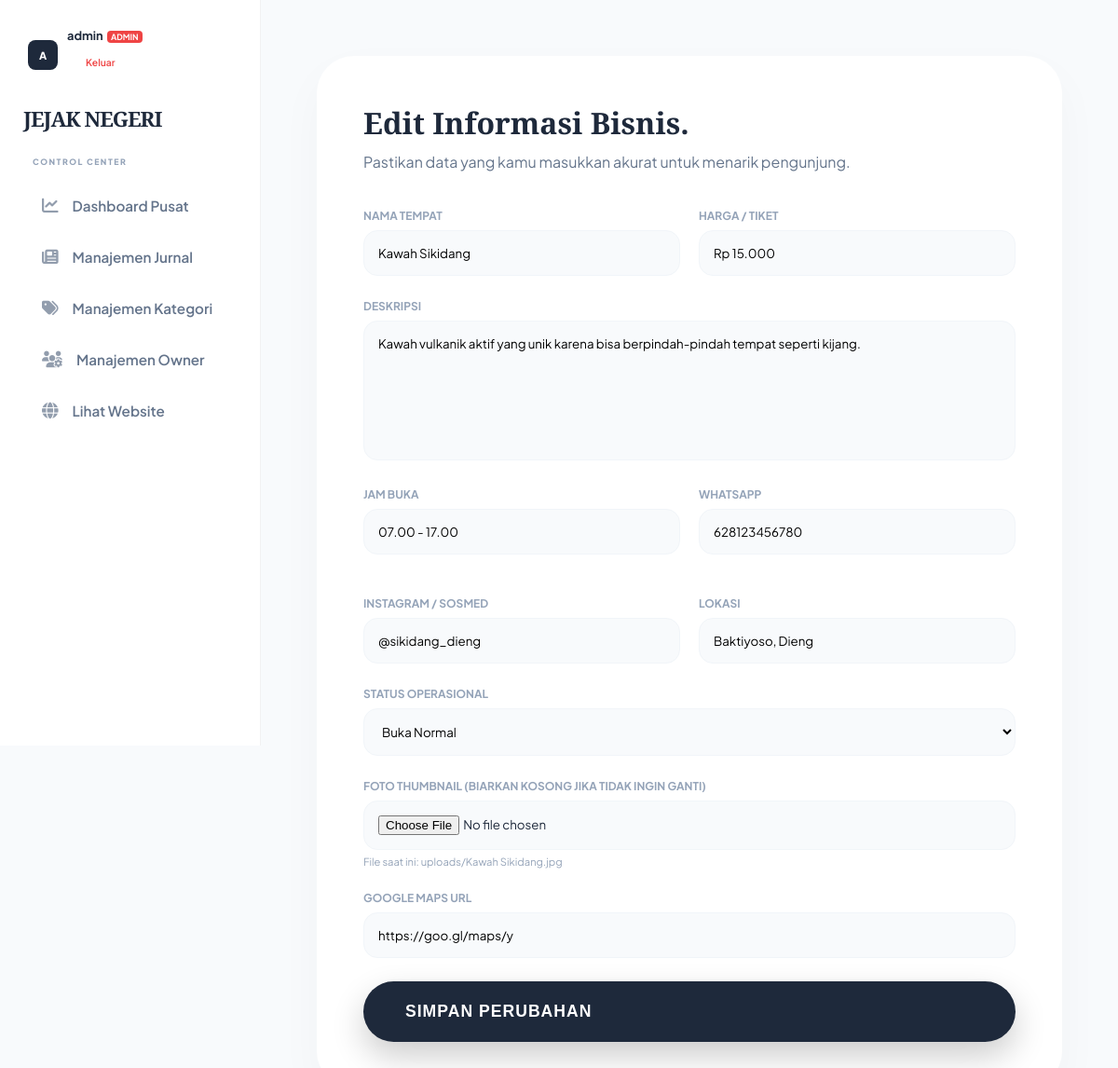
Page /edit_item.php?id=2 (signed in) on the committed database.
### tables this page shows
CREATE TABLE `items` (
  `id` int NOT NULL,
  `category` enum('wisata','kuliner','penginapan') NOT NULL,
  `name` varchar(255) NOT NULL,
  `description` text,
  `price` varchar(100) DEFAULT NULL,
  `hours` varchar(100) DEFAULT NULL,
  `location` varchar(255) DEFAULT NULL,
  `sosmed` varchar(100) DEFAULT NULL,
  `maps_url` text,
  `image_url` text,
  `whatsapp` varchar(20) DEFAULT NULL,
  `menu` text,
  `room_types` text,
  `facilities` text,
  `status` varchar(50) DEFAULT 'Buka',
  `announcement` text,
  `owner_id` int DEFAULT NULL,
  `created_at` timestamp NOT NULL DEFAULT CURRENT_TIMESTAMP
);

### edit_item.php (the view, shortened to what this page needs)
<?php
include 'db_config.php';
$user_id = $_SESSION['user_id'];
$role = $_SESSION['role'];
$item_id = (int)$_GET['id'];
if ($role == 'admin') {
    $sql = "SELECT * FROM items WHERE id = $item_id";
} else {
    $sql = "SELECT * FROM items WHERE id = $item_id AND owner_id = $user_id";
}
$res = mysqli_query($conn, $sql);
$item = mysqli_fetch_assoc($res);
?>
<!DOCTYPE html>
<html lang="id">
<head>
    <link rel="stylesheet" href="style.css?v=1.4">
</head>
<body style="background: #f8fafc;">
    <?php include 'sidebar.php'; ?>
    <main class="content-area-with-sidebar" style="padding: 60px;">
        <div class="form-container">
            <h1 style="font-family: 'Playfair Display'; margin-bottom: 10px;">Edit Informasi Bisnis<span>.</span></h1>
            <p style="color: #64748b; margin-bottom: 40px;">Pastikan data yang kamu masukkan akurat untuk menarik pengunjung.</p>
            <form method="POST" enctype="multipart/form-data">
                <div class="form-grid">
                    <div class="input-wrap">
                        <label>Nama Tempat</label>
                        <input type="text" name="name" class="dash-input" value="<?= $item['name'] ?>" required>
                    </div>
                    <div class="input-wrap">
                        <label>Harga / Tiket</label>
                        <input type="text" name="price" class="dash-input" value="<?= $item['price'] ?>">
                    </div>
                </div>
                <div class="input-wrap">
                    <label>Deskripsi</label>
                    <textarea name="desc" class="dash-input" style="height: 150px; resize: none;"><?= $item['description'] ?></textarea>
                </div>
                <div class="form-grid">
                    <div class="input-wrap">
                        <label>Jam Buka</label>
                        <input type="text" name="hours" class="dash-input" value="<?= $item['hours'] ?>">
                    </div>
                    <div class="input-wrap">
                        <label>WhatsApp</label>
                        <input type="text" name="whatsapp" class="dash-input" value="<?= $item['whatsapp'] ?>">
                    </div>
                    <div class="input-wrap">
                        <label>Instagram / Sosmed</label>
                        <input type="text" name="sosmed" class="dash-input" value="<?= $item['sosmed'] ?>">
                    </div>
                    <div class="input-wrap">
                        <label>Lokasi</label>
                        <input type="text" name="location" class="dash-input" value="<?= $item['location'] ?>">
                    </div>
                </div>
                <?php if($item['category'] == 'wisata'): ?>
                <div class="input-wrap">
                    <label>Status Operasional</label>
                    <select name="status" class="dash-input">
                        <option value="Buka" <?= $item['status'] == 'Buka' ? 'selected' : '' ?>>Buka Normal</option>
                    </select>
                </div>
                <?php endif; ?>
                <div class="input-wrap">
                    <label>Foto Thumbnail (Biarkan kosong jika tidak ingin ganti)</label>
                    <input type="file" name="image" class="dash-input" accept="image/*">
                    <?php if(!empty($item['image_url'])): ?>
                        <p style="font-size: 0.7rem; color: #94a3b8; margin-top: 5px;">File saat ini: <?= $item['image_url'] ?></p>
                    <?php endif; ?>
                </div>
                <div class="input-wrap">
                    <label>Google Maps URL</label>
                    <input type="text" name="maps" class="dash-input" value="<?= $item['maps_url'] ?>">
                </div>
                <button type="submit" name="update_item" class="btn-premium" style="width: 100%; border: none; background: var(--primary); color: white;">Simpan Perubahan</button>
            </form>
        </div>
    </main>
</body>
</html>

### style.css (style rules this page uses)
:root { --primary: #1e293b; --accent: #0284c7; --nature: #059669; --bg-light: #f8fafc; --card-bg: #ffffff; --sidebar-width: 280px; --radius-lg: 30px; --radius-md: 20px; --shadow-soft: 0 10px 40px rgba(0,0,0,0.04); --transition: all 0.5s cubic-bezier(0.16, 1, 0.3, 1); }
* { margin: 0; padding: 0; box-sizing: border-box; -webkit-font-smoothing: antialiased; }
body { font-family: 'Plus Jakarta Sans', sans-serif; background-color: var(--bg-light); color: var(--primary); min-height: 100vh; overflow-x: hidden; }
.content-area-with-sidebar { margin-left: var(--sidebar-width); width: calc(100% - var(--sidebar-width)); min-height: 100vh; position: relative; }
.btn-premium { display: inline-flex; align-items: center; gap: 15px; padding: 22px 45px; background: #ffffff; color: var(--primary); text-decoration: none; border-radius: 50px; font-weight: 800; font-size: 1.1rem; text-transform: uppercase; letter-spacing: 1px; box-shadow: 0 15px 35px rgba(0,0,0,0.2); transition: var(--transition); }

### edit_item.php (style rules this page uses)
.form-container { background: white; padding: 50px; border-radius: 40px; box-shadow: 0 20px 50px rgba(0,0,0,0.03); max-width: 900px; margin: 0 auto; }
.form-grid { display: grid; grid-template-columns: 1fr 1fr; gap: 20px; }
.input-wrap { margin-bottom: 25px; }
.input-wrap label { display: block; font-size: 0.75rem; font-weight: 700; color: #94a3b8; margin-bottom: 8px; text-transform: uppercase; }
.dash-input { width: 100%; padding: 15px; border-radius: 15px; border: 1.5px solid #f1f5f9; background: #f8fafc; font-family: inherit; }

### rows in the picture
items: name "Kawah Sikidang", price "Rp 15.000", desc "Kawah vulkanik aktif yang unik karena bisa berpindah-pindah tempat seperti kijang.", hours "07.00 - 17.00", whatsapp "628123456780", sosmed "@sikidang_dieng", location "Baktiyoso, Dieng", status "Buka Normal", image_url "uploads/Kawah Sikidang.jpg", maps "https://goo.gl/maps/y"

### other values in the picture
substr($_SESSION['username'], 0, 1) "A"
$_SESSION['username'] "admin"
$role "ADMIN"
